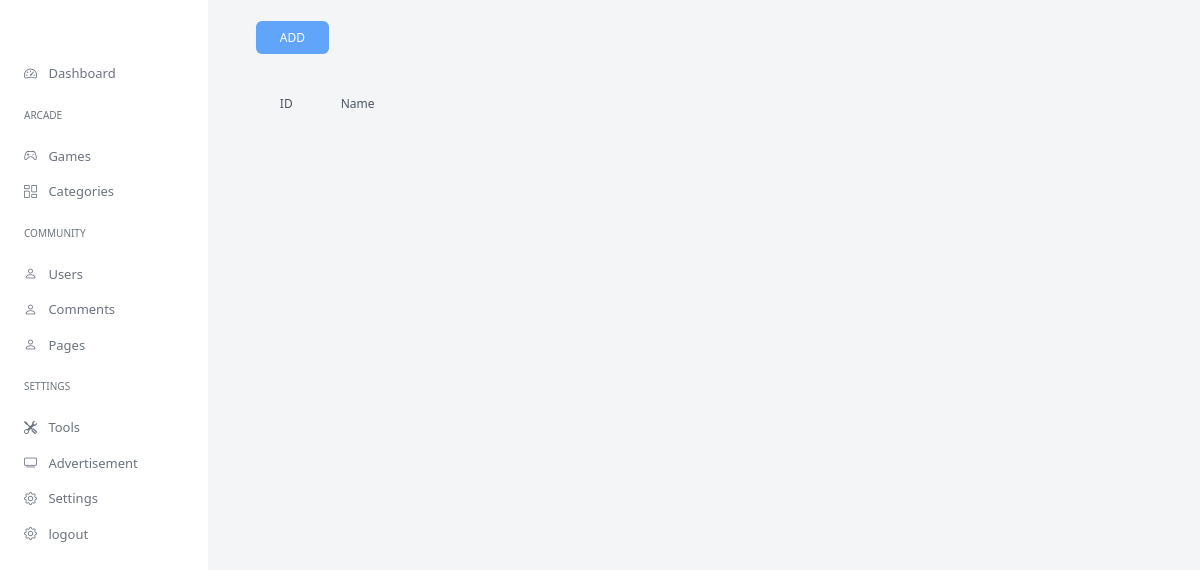
The app's page /admin/categories.php (signed in), older data.
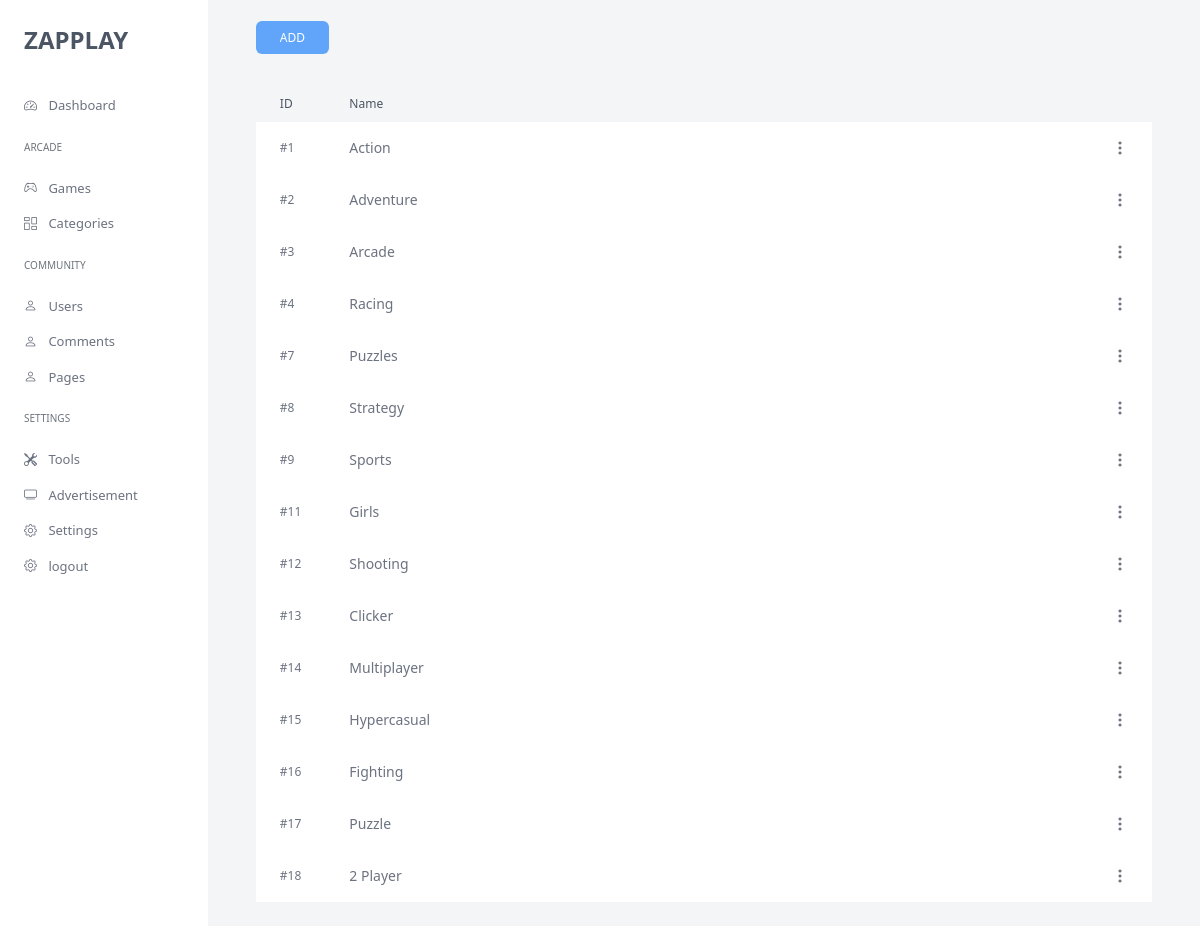
The same page, newer data.
### tables this page shows
CREATE TABLE `zap_config` (
  `id` int(11) NOT NULL,
  `site_name` text NOT NULL,
  `profile_tagline` text NOT NULL,
  `site_logo_light` mediumtext NOT NULL,
  `site_logo_dark` mediumtext NOT NULL,
  `site_favicon` mediumtext NOT NULL,
  `head_code` mediumtext NOT NULL,
  `footer_content` longtext NOT NULL,
  `site_title` text NOT NULL,
  `site_desc` text NOT NULL,
  `site_keywords` text NOT NULL
);

CREATE TABLE `zap_category` (
  `id` int(11) NOT NULL,
  `name` text NOT NULL,
  `slug` mediumtext NOT NULL
);

### includes/config.php (called while the page is built, shortened)
<?php
if (getenv('RAILWAY_ENVIRONMENT')) {
    $sql_db_host = getenv('MYSQLHOST') ?: 'localhost';
    $sql_db_user = getenv('MYSQLUSER') ?: 'root';
    $sql_db_pass = getenv('MYSQLPASSWORD') ?: '';
    $sql_db_name = getenv('MYSQLDATABASE') ?: 'railway';
    $sql_db_port = getenv('MYSQLPORT') ?: '3306';
    $protocol = isset($_SERVER['HTTPS']) && $_SERVER['HTTPS'] === 'on' ? "https" : "http";
    $site_url = $protocol . "://" . $_SERVER['HTTP_HOST'] . "/";
} else {
    $site_url = "http://localhost/";
}
?>

### includes/function_general.php (called while the page is built, shortened)
<?php
require_once 'config.php';
function Zap_Config($data)
{
    global $con;
    $query = "select * from zap_config";
    $run = mysqli_query($con, $query);
    $row = mysqli_fetch_assoc($run);
    return $row[$data];
}

### admin/categories.php (the view, shortened to what this page needs)
<?php include "includes/config.php"; ?>
<?php
$sql = "select * from zap_category";
$run = mysqli_query($con, $sql);
?>
<?php require "../includes/function_general.php"; ?>
<?php include "includes/header.php"; ?>
<body class="dark:bg-[#121317]">
    <main class="d-flex">
        <?php include "includes/sidebar.php"; ?>
        <div class="main w-full px-12 py-6">
            <div class="games-list">
                <a href="add-category.php" class="py-2 px-6 bg-blue-400 text-white uppercase text-xs rounded-md">ADD</a>
                <table class="w-full mt-10  " >
                    <thead class="border-b-2 dark:border-zinc-800 px-16 border-gray-100 py-2">
                        <td class="py-2 text-xs text-gray-600 px-4">ID</td>
                        <td class="py-2 text-xs text-gray-600 px-4 w-full">Name</td>
                        <td class="py-2 text-xs text-right"></td>
                    </thead>
                    <tbody>
                        <?php while ($row = mysqli_fetch_assoc($run)) { ?>
                            <tr class="bg-[white] dark:bg-[#121317] px-16 ">
                                <td class="text-xs text-gray-500 px-4 ">#<?=$row['id']?></td>
                                <td class="text-gray-500 px-4 text-sm flex items-center py-3"><a href="add-category.php?action=update&token_id=<?= $row['id'] ?>"><?= $row['name'] ?></a></td>
                                <td class="text-right relative px-6">
                                    <button data-target="#dc_<?= $row['id'] ?>" class="bi-three-dots-vertical text-gray-500 drop_btn"></button>
                                </td>
                            </tr>
                        <?php } ?>
                    </tbody>
                </table>
            </div>
        </div>
    </main>
</body>
</html>

### admin/includes/header.php (shortened to what this page needs)
<!DOCTYPE html>
<html lang="en" class="dark:bg-zinc-800">
<head>
    <link rel="stylesheet" href="assets/css/bootstrap.min.css">
    <link rel="stylesheet" href="assets/css/style.css">
    <link rel="stylesheet" href="assets/vendor/bootstrap-icons/bootstrap-icons.css">
    <script src="assets/js/tailwind.js"></script>
</head>

### admin/includes/sidebar.php (shortened to what this page needs)
<?php
include("config.php");
?>
<div class="sidebar dark:bg-zinc-900 bg-[white] sticky w-64 h-[100vh]">
    <div class="logo px-4 py-6">
        <a href="<?php echo $site_url ?>">
            <h3 class="fw-bold text-2xl dark:text-gray-100 uppercase text-gray-600 ">
                <?php echo Zap_Config('site_name') ?>
            </h3>
        </a>
    </div>
    <ul class="list px-4 mt-2">
        <li class="list-style-none"><a
                class="text-docoration-none text-gray-500 dark:text-gray-400 py-2 block text-[13px]" href="index"><span
                    class="bi-speedometer2 mr-2"></span> Dashboard</a></li>
        <li class="text-muted text-[10px] mt-3 mb-3 uppercase">ARCADE</li>
        <li class="list-style-none"><a
                class="text-docoration-none text-gray-500 dark:text-gray-400 py-2 block text-[13px]" href="games"><span
                    class="bi-controller mr-2"></span> Games</a></li>
        <li class="list-style-none"><a
                class="text-docoration-none text-gray-500 dark:text-gray-400 py-2 block text-[13px]"
                href="categories"><span class="bi-columns-gap mr-2"></span> Categories</a></li>
        <li class="text-muted text-[10px] mt-3 mb-3 letter-space-1 uppercase">community</li>
        <li class="list-style-none"><a
                class="text-docoration-none text-gray-500 dark:text-gray-400 py-2 block text-[13px]" href="users"><span
                    class="bi-person mr-2"></span> Users</a></li>
        <li class="list-style-none"><a
                class="text-docoration-none text-gray-500 dark:text-gray-400 py-2 block text-[13px]"
                href="comments"><span class="bi-person mr-2"></span> Comments</a></li>
        <li class="list-style-none"><a
                class="text-docoration-none text-gray-500 dark:text-gray-400 py-2 block text-[13px]" href="pages"><span
                    class="bi-person mr-2"></span> Pages</a></li>
        <li class="text-muted text-[10px] mt-3 mb-3 uppercase">settings</li>
        <li class="list-style-none"><a
                class="text-docoration-none text-gray-500 dark:text-gray-400 py-2 block text-[13px]" href="tools"><span
                    class="bi-tools mr-2"></span> Tools</a></li>
        <li class="list-style-none"><a
                class="text-docoration-none text-gray-500 dark:text-gray-400 py-2 block text-[13px]"
                href="advertisement"><span class="bi-tv mr-2"></span> Advertisement</a></li>
        <li class="list-style-none"><a
                class="text-docoration-none text-gray-500 dark:text-gray-400 py-2 block text-[13px]"
                href="settings"><span class="bi-gear mr-2"></span> Settings</a></li>
        <li class="list-style-none"><a
                class="text-docoration-none text-gray-500 dark:text-gray-400 py-2 block text-[13px]" href="logout"><span
                    class="bi-gear mr-2"></span> logout</a></li>
    </ul>
</div>

### admin/assets/css/style.css (style rules this page uses)
body { background-color: #f4f5f7; }
.list li { list-style-type: none; }
.text-xs { font-size: 11px; }

### admin/includes/sidebar.php (style rules this page uses)
.sidebar { position: sticky; top: 0; }

Row changes from the older to the newer data that the page shows:
added zap_config: site_name "ZAPPLAY"
added zap_category: id "1", name "Action"
added zap_category: id "2", name "Adventure"
added zap_category: id "3", name "Arcade"
added zap_category: id "4", name "Racing"
added zap_category: id "7", name "Puzzles"
added zap_category: id "8", name "Strategy"
added zap_category: id "9", name "Sports"
added zap_category: id "11", name "Girls"
added zap_category: id "12", name "Shooting"
added zap_category: id "13", name "Clicker"
added zap_category: id "14", name "Multiplayer"
added zap_category: id "15", name "Hypercasual"
added zap_category: id "16", name "Fighting"
added zap_category: id "17", name "Puzzle"
added zap_category: id "18", name "2 Player"
